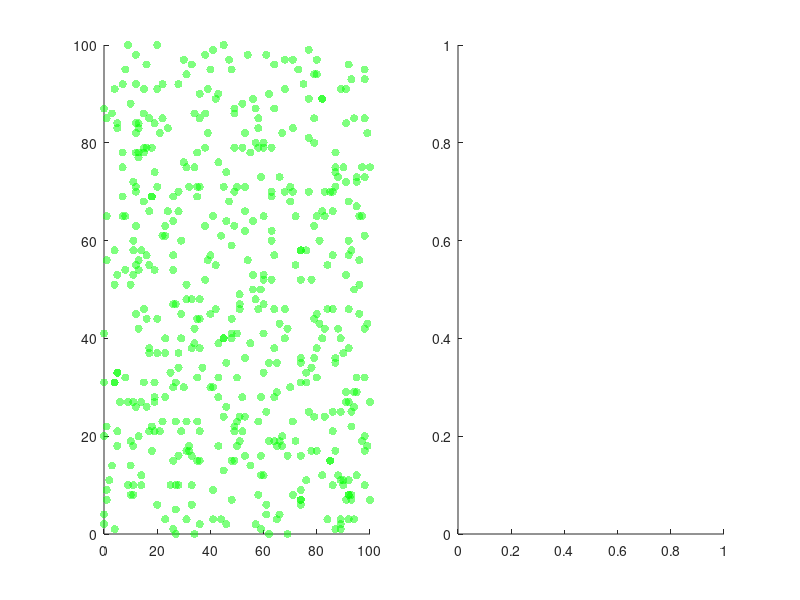

This chart was generated by the following MATLAB code: (Note: this script raises an error after producing the figure.)
clearvars;clc;
% Setup parameters
num_par = 500;            % number of particles

xl = [0 100];           
yl = [0 100];           
start = [randi(xl,num_par,1),randi(yl,num_par,1)];  % starting coordinate (x,y)
gain = 0.01;              % movement 
time = 30;        
day = 1;
limit_day = 100;

% Epi parameter
r_infect = 5;
infectP = 0.8;
i_period = 5;

%% % Initialize figure
close all;

figure
set(gcf,'units','points','position',[500,500,1200,400])
ax1 = subplot(121);
h = scatter(start(:,1), start(:,2),35,...
    repmat([0 1 0],num_par,1),'filled','MarkerFaceAlpha',.5);
xlim(ax1, xl)
ylim(ax1, yl)
% hold(ax1, 'on')


ax2 = subplot(122);
h2 = animatedline(0,0,'Color','m','LineWidth',1,'Marker','o');
hold on
h3 = animatedline(0,0,'Color','k','LineWidth',1);
% ylim(ax2, [0 num_par])
% xlim(ax2, [0 limit_day])
xlabel('Time (day)');
ylabel('# of infect');
legend('Today','Current');

%%
% randomly jitter for set amount of time
t1 = tic; 
pt = [start,zeros(num_par,2)];
% first infection
pt(1:2,3) = 1;
h.CData(1:2,:) = ones(2,1)*[1 0 0];
% percent of smartphone user;
su = .2;
suIdx = rand(num_par,1)<su;
pt(:,4) = suIdx;


% stepX = range(xl) * gain; 
% stepY = range(yl) * gain; 
step = range(xl) * gain;
sdf(gcf,'paper_f150')

video_flag = 0;
switch video_flag
    case 1
        fprintf('Saving vids...\n');
        video_filename = sprintf('pt%d-idot%.1f-period%d',num_par,infectP,i_period);
        v = VideoWriter(strcat('vids/',video_filename),'MPEG-4');
        v.FrameRate = 10;
        v.Quality = 100;
        open(v);
        frame = getframe(gcf);
        writeVideo(v,frame);
end
%%
while toc(t1) < time && any(pt(:,3)>=1&pt(:,3)<=i_period)            
   pt(pt(:,3)>0,3) = pt(pt(:,3)>0,3)+1;
   h.CData(pt(:,3)>i_period,:) = ones(sum(pt(:,3)>i_period),1)*[0 0 1];
      
%    next_loc = getNextLocation(pt,xl,yl,step);
   g1_idx = pt(:,3)>=1&pt(:,4)&pt(:,3)>=i_period/2;
   g2_idx = ~g1_idx;
   next_loc1 = getNextLocation(pt(g1_idx,1:2),[150 200],[150, 200],step);
   next_loc2 = getNextLocation(pt(g2_idx,1:2),xl,yl,step);
   next_loc = zeros(num_par,2);
   next_loc(g1_idx,1:2) = next_loc1;
   next_loc(g2_idx,1:2) = next_loc2;
   % Smooth animation
   dt = 5;
   fun1 = @(a,b) linspace(a,b,dt);
   dx = arrayfun(fun1,pt(:,1),next_loc(:,1),'UniformOutput',false);
   dy = arrayfun(fun1,pt(:,2),next_loc(:,2),'UniformOutput',false);
   dx = vertcat(dx{:});
   dy = vertcat(dy{:});
   for i=1:dt
       h.XData = dx(:,i); 
       h.YData = dy(:,i);       
       drawnow 
   end
   pt(:,1:2) = next_loc;
%    pt(:,1) = xbound(indx); 
%    pt(:,2) = ybound(indy);
%    h.XData = pt(:,1); 
%    h.YData = pt(:,2);    
    
   % Apply infection transition`
%    pt(:,3) = updateInfection(pt);
   infectiousIdx = find(pt(:,3)>=1&pt(:,3)<=i_period);
   susceptibleIdx = find(pt(:,3)==0);
   sus_loc = pt(susceptibleIdx,1:2);
   inf_loc = pt(infectiousIdx,1:2);
   [i_idx,i_dist] = knnsearch(inf_loc,sus_loc,'K',1);
   if any(i_dist<r_infect)           % get index neighbor in distance r m
       rndSel = rand(sum(i_dist<r_infect),1)<infectP;
       contactIdx = find(i_dist<r_infect);
       infectionIdx = susceptibleIdx(contactIdx(rndSel)); 
       if ~isempty(infectionIdx)           
           pt(infectionIdx,3) = 1;
           h.CData(infectionIdx,:) = repmat([1 0 0],length(infectionIdx),1);           
       end
       day_infect=sum(rndSel);       
       addpoints(h2,day,day_infect);
   else
       addpoints(h2,day,0);       
   end
   addpoints(h3,day,sum(pt(:,3)>=1&pt(:,3)<=i_period));       
   axis tight
   drawnow

   day=day+1;
      
   switch video_flag
        case 1
        frame = getframe(gcf);
        writeVideo(v,frame);
   end
end
switch video_flag, case 1, close(v);end
